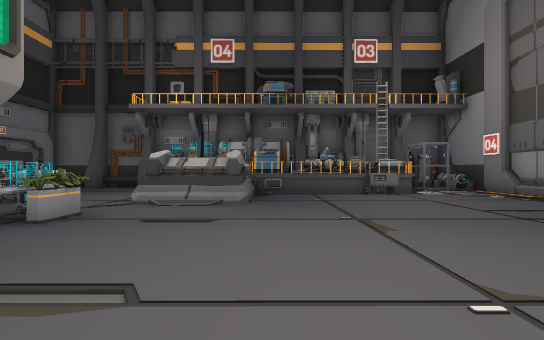
[1] (above)

21 first-person views from a walk through a Unity game level. The camera is 1.3 m above the floor, looks level and sees 85° across. Doors are open. The floor is counted in squares, 2 m on a side. Each view is taken from the middle of a square. On the plan, view 1 faces up. The plan holds only what a view shows up to about 9 squares ahead; the rest is blank.

[2]
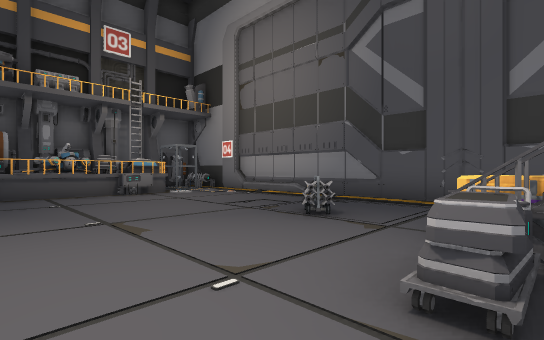

[3]
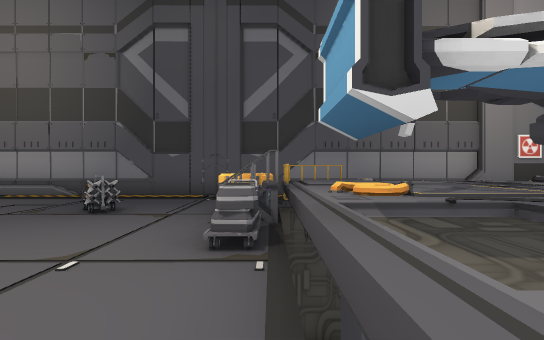

[4]
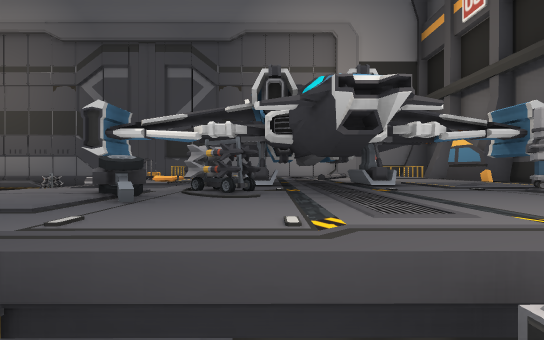

[5]
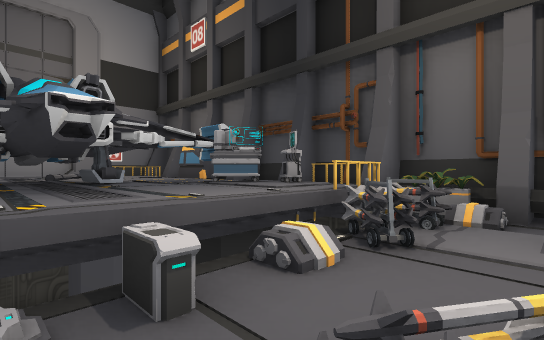

[6]
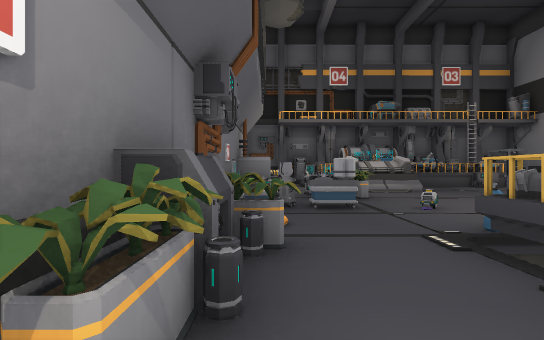

[7]
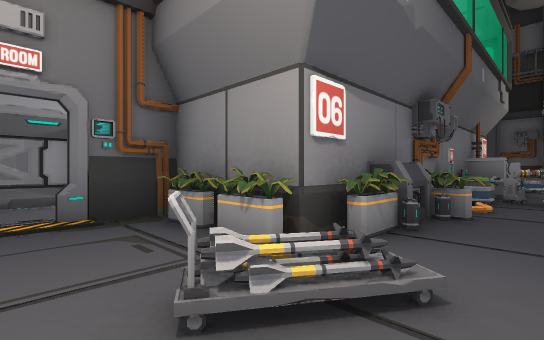

[8]
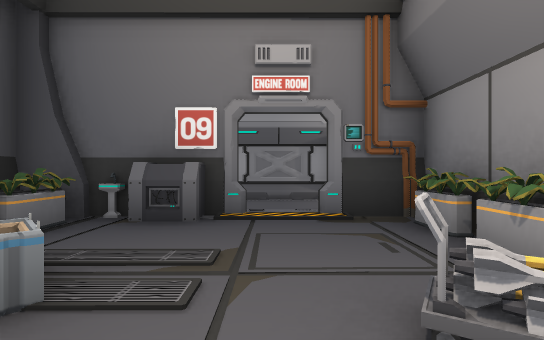

[9]
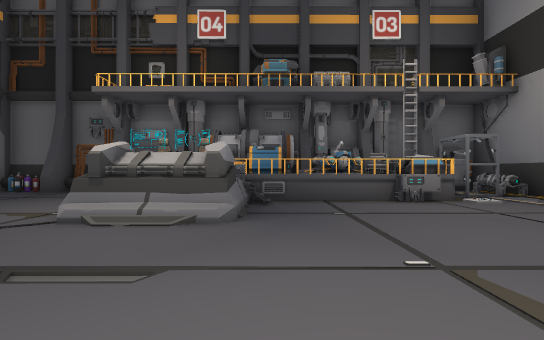

[10]
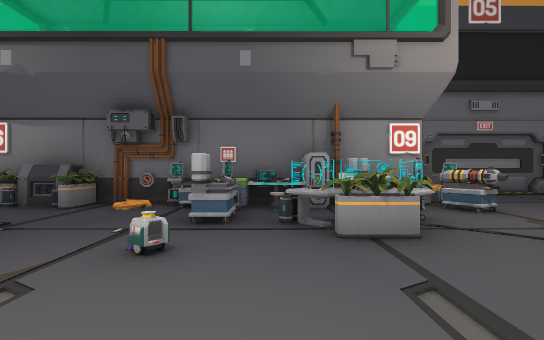

[11]
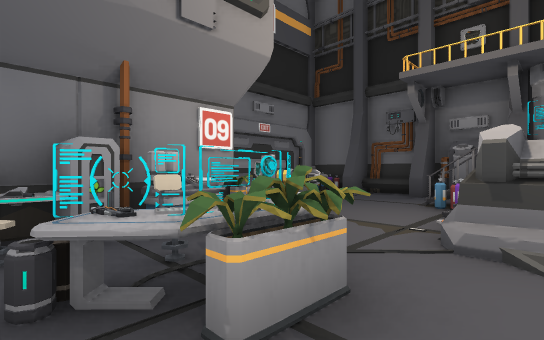

[12]
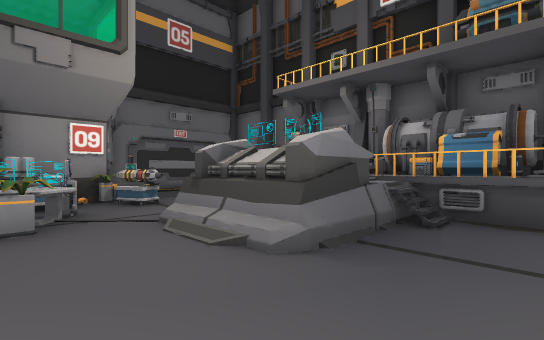

[13]
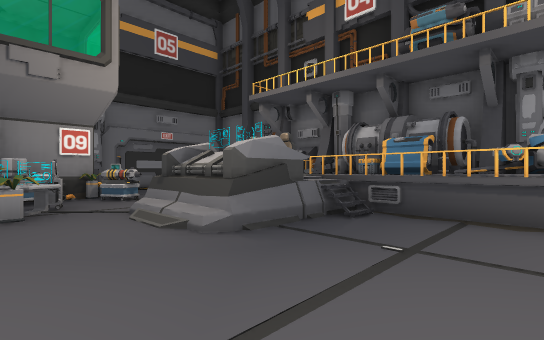

[14]
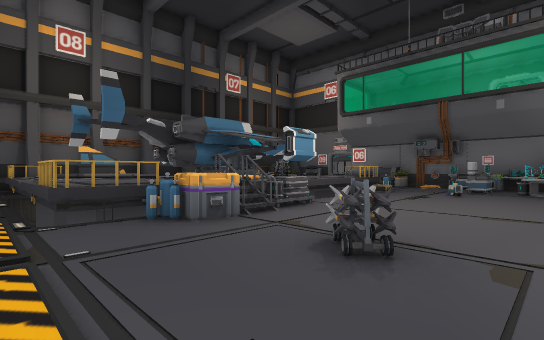

[15]
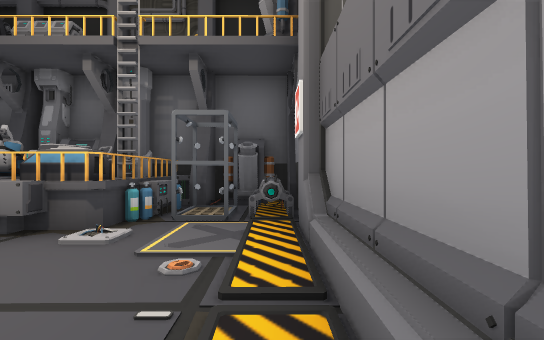

[16]
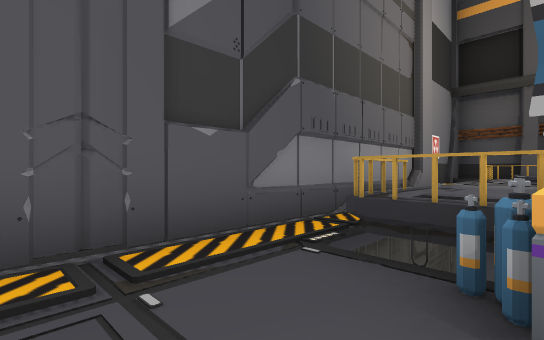

[17]
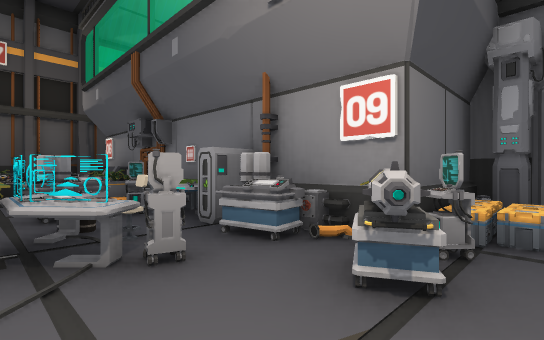

[18]
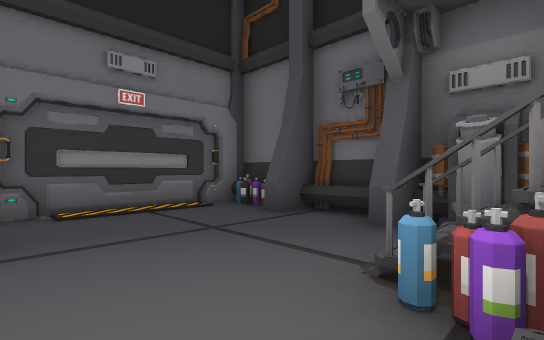

[19]
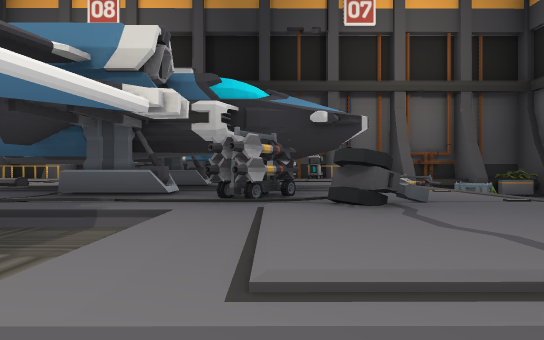

[20]
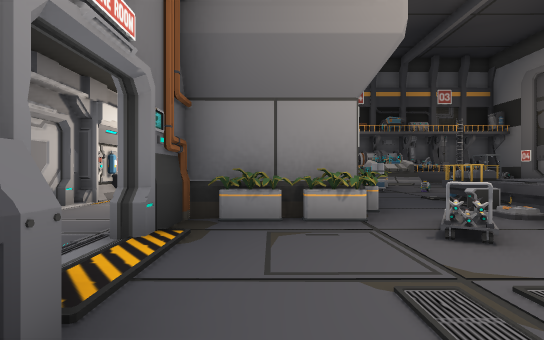

[21]
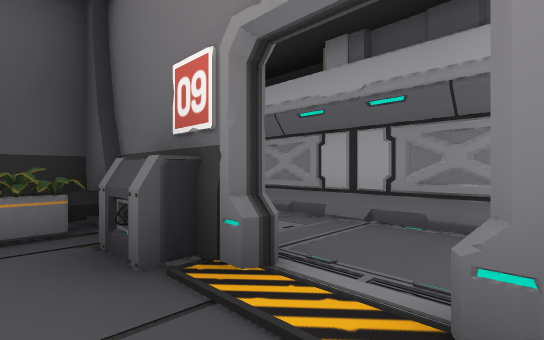

### Floor plan
Key: @ floor where view 1 was taken; # wall or solid block; . main floor; : floor 0.25 m higher than the main floor; + floor 1 m higher than the main floor; / step, stairs or slope; D open door; = window, fence, low wall or low ledge; ^ raised ledge; T tank; C chair; R crate; A cart; W wheel; E desk; S stool; B barrel; L ladder; H shower; P pillar; O other object.
Columns run from 11 left of view 1 to 7 right of it. Each row starts with its distance up from view 1.
 11    O #############
 10   =.....#WR####LH##
  9    #...TT++#=##TH.#
  8    #....:OC/..^#..#
  7    #RR../O#.......#
  6    PORAA/^^.......#
  5      #AO..........#
  4      ##SO......../#
  3      #SB.......#..#
  2      #AA.=........#
  1      AA........T..#
  0      ##.T^.@#A^T^.#
 -1      #B.^^^^^^^^^.#
 -2 #.   #B.EW^#^^^^^.#
 -3  ..###..^^^###^^^.#
 -4  ..D..A.E^####^^^.#
 -5 #..D....^^^#^^^^^##
 -6  ..#..R=^AA^^^^^^##
 -7 #. O.=R=^A^^ ^^^^#
 -8 #  ########=######
 -9    ##

Positions as (right, up) in squares from view 1, and headings:
1: (0, 0), facing up
2: (0, 0), facing up-right
3: (-1, 0), facing right
4: (-4, -3), facing right
5: (-5, -3), facing down-right
6: (-5, -3), facing up
7: (-4, -5), facing up-left
8: (-4, -5), facing left
9: (0, 2), facing up
10: (0, 3), facing left
11: (-2, 3), facing up-left
12: (1, 4), facing up-left
13: (2, 4), facing up-left
14: (6, 4), facing down-left
15: (6, 5), facing up
16: (4, 2), facing down-right
17: (-3, 7), facing down-left
18: (-3, 7), facing up-left
19: (-1, 0), facing down
20: (-7, -7), facing up
21: (-7, -4), facing down-left
